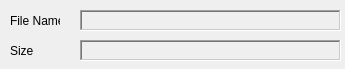
<?xml version="1.0" encoding="UTF-8"?>
<ui version="4.0">
 <class>CGpgExec</class>
 <widget class="QDialog" name="CGpgExec">
  <property name="enabled">
   <bool>true</bool>
  </property>
  <property name="geometry">
   <rect>
    <x>0</x>
    <y>0</y>
    <width>345</width>
    <height>69</height>
   </rect>
  </property>
  <property name="windowTitle">
   <string>GNU PG Executing</string>
  </property>
  <widget class="QLabel" name="label">
   <property name="geometry">
    <rect>
     <x>10</x>
     <y>10</y>
     <width>50</width>
     <height>21</height>
    </rect>
   </property>
   <property name="text">
    <string>File Name</string>
   </property>
  </widget>
  <widget class="QLabel" name="label_FileName">
   <property name="geometry">
    <rect>
     <x>80</x>
     <y>10</y>
     <width>261</width>
     <height>21</height>
    </rect>
   </property>
   <property name="autoFillBackground">
    <bool>false</bool>
   </property>
   <property name="styleSheet">
    <string/>
   </property>
   <property name="frameShape">
    <enum>QFrame::WinPanel</enum>
   </property>
   <property name="frameShadow">
    <enum>QFrame::Sunken</enum>
   </property>
   <property name="text">
    <string/>
   </property>
  </widget>
  <widget class="QLabel" name="label_FileSize">
   <property name="geometry">
    <rect>
     <x>80</x>
     <y>40</y>
     <width>261</width>
     <height>21</height>
    </rect>
   </property>
   <property name="autoFillBackground">
    <bool>false</bool>
   </property>
   <property name="styleSheet">
    <string/>
   </property>
   <property name="frameShape">
    <enum>QFrame::WinPanel</enum>
   </property>
   <property name="frameShadow">
    <enum>QFrame::Sunken</enum>
   </property>
   <property name="text">
    <string/>
   </property>
  </widget>
  <widget class="QLabel" name="label_2">
   <property name="geometry">
    <rect>
     <x>10</x>
     <y>40</y>
     <width>50</width>
     <height>21</height>
    </rect>
   </property>
   <property name="text">
    <string>Size</string>
   </property>
  </widget>
 </widget>
 <resources/>
 <connections/>
</ui>
